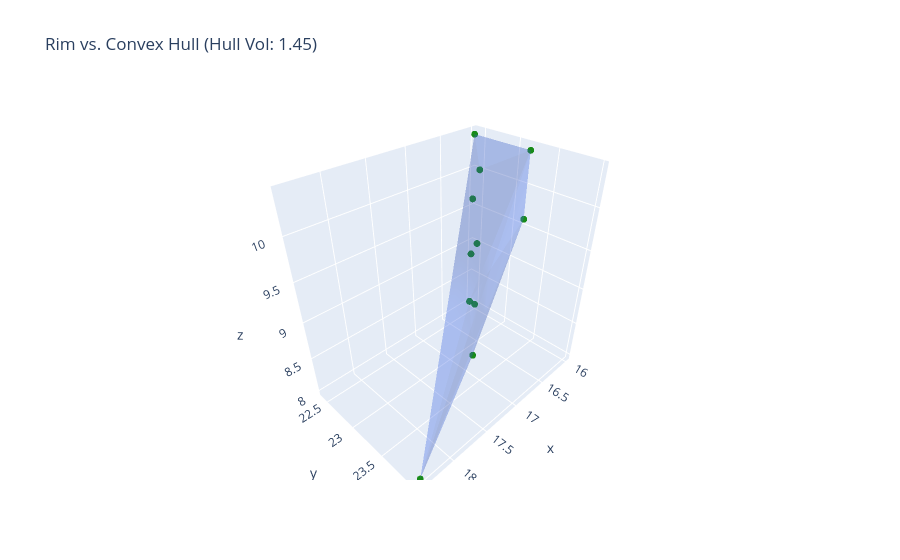

Notebook code for this chart:
### Code cell
import plotly.graph_objects as go

fig = go.Figure()

# 1. Rim voxels
fig.add_trace(go.Scatter3d(
    x=coords[:, 0], y=coords[:, 1], z=coords[:, 2],
    mode='markers',
    marker=dict(size=4, color='green', opacity=0.9),
    name='Rim Voxels'
))

# 2. Convex hull mesh
fig.add_trace(go.Mesh3d(
    x=hull.points[:, 0], y=hull.points[:, 1], z=hull.points[:, 2],
    i=hull.simplices[:, 0], j=hull.simplices[:, 1], k=hull.simplices[:, 2],
    color='royalblue',
    opacity=0.2,
    name='Convex Hull'
))

# Optional: Wireframe edges for crisp shape perception
fig.update_layout(
    scene=dict(aspectmode='data'), # Enforces true 1:1:1 physical proportions
    title=f"Rim vs. Convex Hull (Hull Vol: {hull.volume:.2f})"
)
fig.show()

### Figure 1 — Plotly figure (JSON) as saved in the notebook; plotly's stock layout.template omitted (floating-point values rounded to 4 significant figures)
{"data": [{"marker": {"color": "green", "opacity": 0.9, "size": 4}, "mode": "markers", "name": "Rim Voxels", "type": "scatter3d", "x": [16.0, 16.0, 16.0, 16.0, 16.0, 16.0, 16.8, 16.8, 16.8, 16.8, 18.4], "y": [22.4, 22.4, 22.4, 22.4, 23.2, 23.2, 23.2, 23.2, 23.2, 23.2, 24.0], "z": [8.0, 8.8, 9.6, 10.4, 9.6, 10.4, 8.0, 8.8, 9.6, 10.4, 8.0]}, {"color": "royalblue", "i": [3, 9, 6, 6, 6, 5, 5, 5, 5, 5], "j": [10, 3, 10, 4, 4, 9, 4, 9, 3, 4], "k": [0, 10, 0, 0, 10, 3, 10, 10, 0, 0], "name": "Convex Hull", "opacity": 0.2, "type": "mesh3d", "x": [16.0, 16.0, 16.0, 16.0, 16.0, 16.0, 16.8, 16.8, 16.8, 16.8, 18.4], "y": [22.4, 22.4, 22.4, 22.4, 23.2, 23.2, 23.2, 23.2, 23.2, 23.2, 24.0], "z": [8.0, 8.8, 9.6, 10.4, 9.6, 10.4, 8.0, 8.8, 9.6, 10.4, 8.0]}], "layout": {"scene": {"aspectmode": "data"}, "title": {"text": "Rim vs. Convex Hull (Hull Vol: 1.45)"}}}
